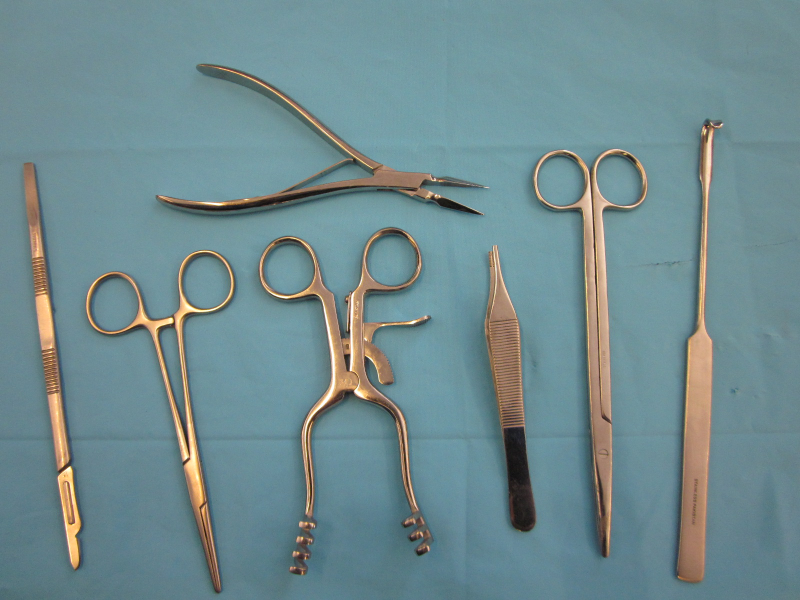
#> input picture dataset/10.JPG, 1600 x 1200 px, given in place of 19.JPG, which was not available (shown at 1/2 size)
$ python instrument_detection.py   (Python 2 division)   (older library calls are emulated)
#> lines starting #> are read from the running program, lines starting #| are printed output that depends on the picture; after the words box and inside, x2 and y2 are one past the last pixel; in counts of white or black regions, pixels touching at a corner belong together; pictures that were not available may be replaced by others from this repository, and a replacement may not be noted
from color_thresholding import color_thresh
import numpy as np
from numpy.matlib import repmat
import cv2 as cv
import os
from sklearn.metrics.pairwise import pairwise_distances
from random import shuffle

### Initializing the variables.
dataset_path = './/dataset'
thresh_out_file = 'color_instrument_thresh.npz'
feature_type = 'hu' # 'hu'
num_train_examples = 15
inst_names = {1: 'Retractor', 2: 'Scissors', 3: 'Hemostat', 4: 'Hook', 5: 'Scalpel', 6: 'Gripper', 7: 'Forceps'}
num_instrs = 7
num_hu_moments = 7
binary_thresh = 100
train_flag = True
test_flag = True


### Reading the files
label_file = open(os.path.join(dataset_path, 'labels.txt'),'r')
#> (reads dataset/labels.txt from the repository)
original_label_lines = label_file.readlines()

## Perform K - Fold
label_lines = original_label_lines[:]
shuffle(label_lines)
train_label_lines = label_lines[:num_train_examples]
test_label_lines = label_lines[num_train_examples:]
print train_label_lines
print test_label_lines

## Color Thresholding - Already Done
# color_thresh(os.path.join(dataset_path, train_label_lines[0].split(' ')[0]), thresh_out_file)

## Opening the saved color thresholding files
npzfiles = np.load(thresh_out_file)
#> (reads color_instrument_thresh.npz from the repository)
th_min = npzfiles['th_min']
th_max = npzfiles['th_max']

def train(result_filename, train_label_lines):
#> called with result_filename = 'result.npz'
    avg_features = np.zeros((num_instrs, num_hu_moments))

    # Obtaining the labels
    label_lines = train_label_lines

    for label_line in label_lines:
        print label_line
        words = label_line.split(' ')
        in_file = words[0]
        labels = [int(word) for word in words[1:]]

        frame = cv.imread(os.path.join(dataset_path,in_file))
#> frame is the input picture: shape (1200, 1600, 3); mean B, G, R 143.2, 138.9, 111.8

        mask = cv.inRange(frame, th_min, th_max)
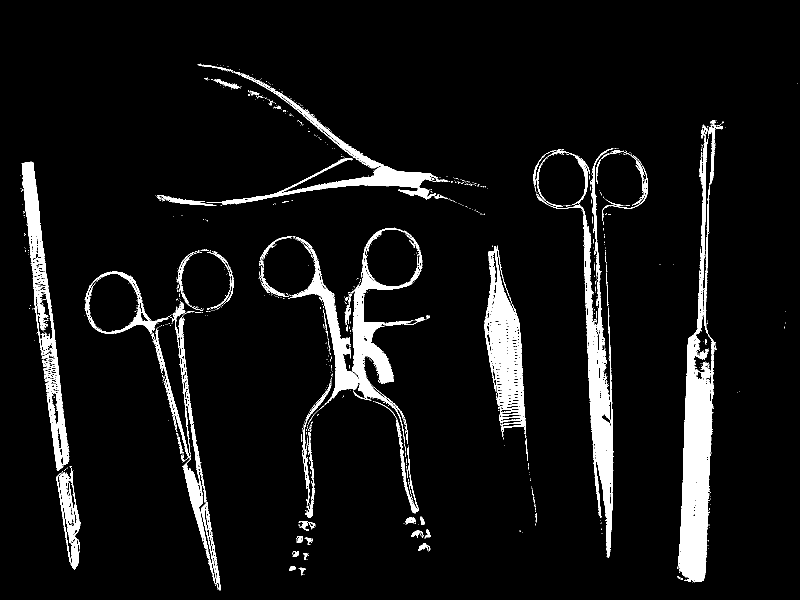
#> mask: shape (1200, 1600) (shown at 1/2 size); 6.7% white; 991 white regions (893 under 20 px), largest, box (x1, y1, x2, y2) and area: (1356, 249, 1434, 1165) 26457, (576, 456, 845, 883) 17962, (1073, 297, 1227, 1116) 16454
        output = cv.bitwise_and(frame, frame, mask=mask)
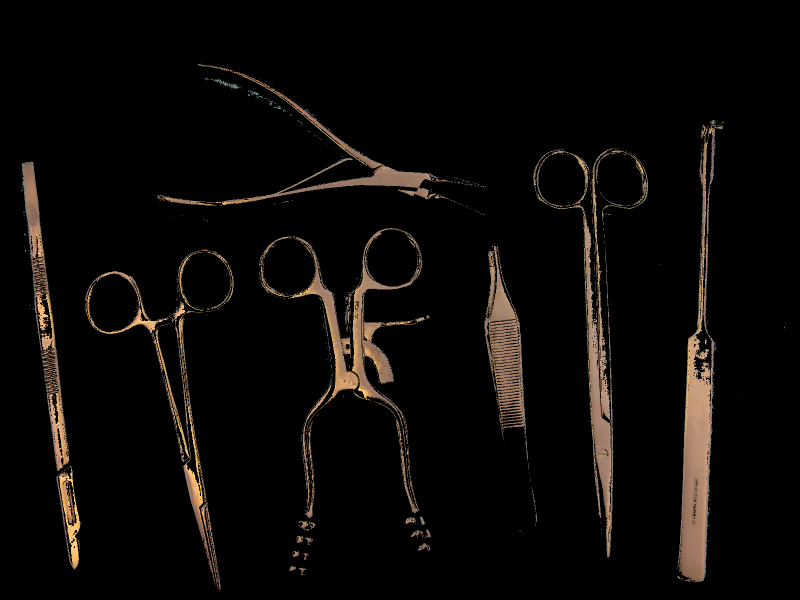
#> output: shape (1200, 1600, 3) (shown at 1/2 size); mean B, G, R 7.1, 9, 11.3
        gray_img = cv.cvtColor(output, cv.COLOR_BGR2GRAY)
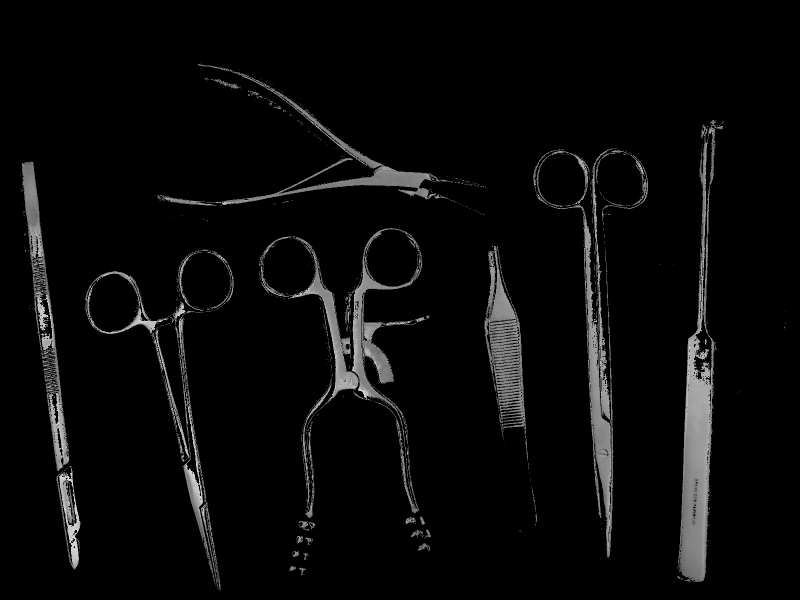
#> gray_img: shape (1200, 1600) (shown at 1/2 size); min 0, max 231, mean 9.5

        _, thresh_img = cv.threshold(gray_img,binary_thresh,255,cv.THRESH_BINARY)
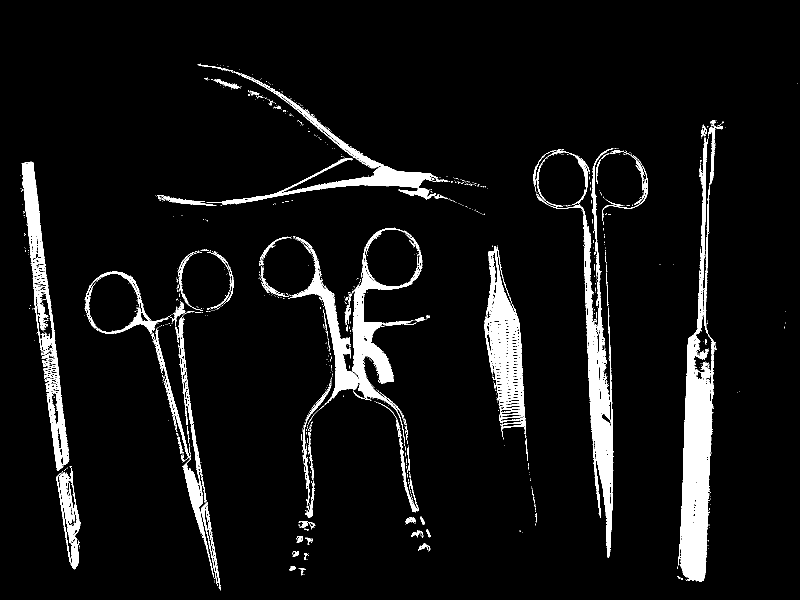
#> thresh_img: shape (1200, 1600) (shown at 1/2 size); 6.5% white; 1081 white regions (980 under 20 px), largest, box (x1, y1, x2, y2) and area: (1356, 276, 1434, 1164) 25970, (576, 456, 845, 883) 17504, (1073, 297, 1227, 1116) 16206

        temp = np.copy(thresh_img)
        temp = cv.morphologyEx(temp, cv.MORPH_CLOSE, np.ones((5,5)), iterations = 3)
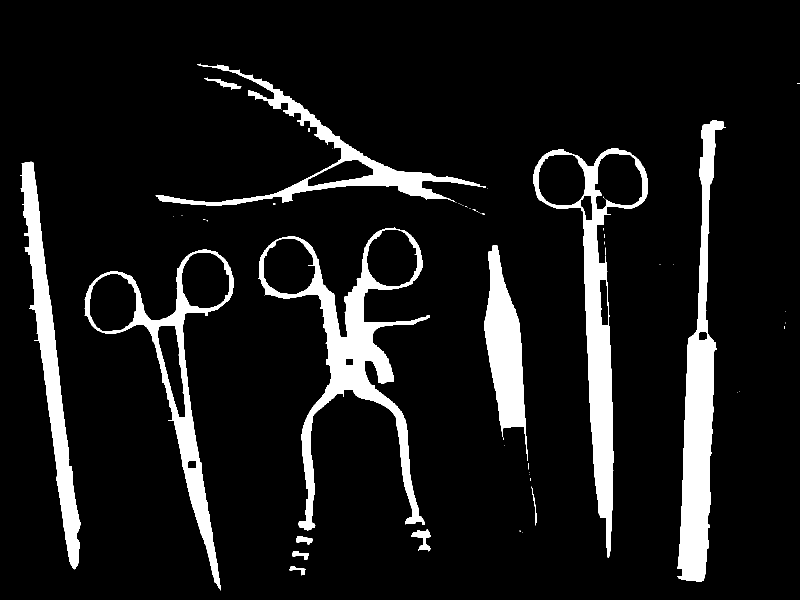
#> temp: shape (1200, 1600) (shown at 1/2 size); 9.6% white; 62 white regions (48 under 20 px)

        ## Contour extraction
        cont_img, contours, hierarchy = cv.findContours(temp, cv.RETR_TREE, cv.CHAIN_APPROX_SIMPLE)
#> contours = 75 contours, 49 with area under 20; largest, box (x1, y1, x2, y2) and area: (516, 454, 860, 1061) 52506, (1066, 297, 1296, 1116) 47697, (169, 499, 468, 1181) 43040, (1355, 240, 1452, 1164) 33808, (40, 323, 161, 1139) 22660

        area_list = np.array([cv.contourArea(cnt) for cnt in contours])
#> area_list = 75 values, max 52505.5 at index 31, min 0 at index 3, mean 4059.3
        peri_list = np.array([cv.arcLength(cnt,True) for cnt in contours])
#> peri_list = 75 values, max 3447.7 at index 31, min 0 at index 3, mean 267.7
        arg_list = np.argsort(peri_list+area_list)
#> arg_list = 75 values, max 74 at index 60, min 0 at index 50, mean 37

        frame_copy = frame.copy()

        features = [[] for _ in range(num_instrs)]
#> features = [[], [], [], [], [], [], []]

        for idx in range(-1,-1*num_instrs-1,-1):
            cnt = contours[arg_list[idx]]

            ################ Display ################
            ## Draw raw contours
            # cv.drawContours(frame_copy, [cnt], 0, (0,255,0), 5)
            #####
            ### Draw rotated rectangle
            rect = cv.minAreaRect(cnt)
            box = cv.boxPoints(rect)
            box = np.int0(box)
            cv.drawContours(frame_copy,[box], 0, (0,255,0), 5)
            cv.putText(frame_copy,inst_names[labels[abs(idx)-1]],(int(rect[0][0]),int(rect[0][1])), cv.FONT_HERSHEY_SIMPLEX, 2,(255,255,255),2,cv.LINE_AA)
            #########
            ## Showing the image
            cv.imshow(in_file, frame_copy)
            if cv.waitKey(1) & 0xFF == ord('q'):
                cv.destroyAllWindows()
                return;

            # Computing the features
            if feature_type == 'hu':
                Moments = cv.moments(cnt)
                huMoments = cv.HuMoments(Moments).flatten()
                print huMoments
                # feature_vec = [value for key, value in Moments.items() if key[0]=='n']
                feature_vec = huMoments
            elif feature_type == 'surf':
                #### Obtaining the rotated image #####
                img = frame_copy.copy()
                angle = rect[2]
                rows,cols = img.shape[0], img.shape[1]
                M = cv.getRotationMatrix2D((cols/2,rows/2),angle,1)
                img_rot = cv.warpAffine(img,M,(cols,rows))
                # rotate bounding box
                rect0 = (rect[0], rect[1], 0.0)
                box = cv.boxPoints(rect)
                pts = np.int0(cv.transform(np.array([box]), M))[0]
                pts[pts < 0] = 0
                # crop
                img_crop = img_rot[pts[1][1]:pts[0][1],pts[1][0]:pts[2][0]]
                #########
                surf = cv.xfeatures2d.SURF_create(400)
                kp, des = surf.detectAndCompute(img_crop,None)
                print des.shape()
                feature_vec = np.mean(des,axis=0)
                cv.imshow('Cropped Image', img_crop)
                cv.waitKey(0)


            features[labels[abs(idx)-1]-1] = feature_vec
#> this loop made 1 pass; (key q is pressed on pass 1)
#> rect on pass 1: ((710.1, 760.8), (329.9, 606.5), -7.7)
#> pass 1, in train, `cv.imshow(in_file, frame_copy)`:
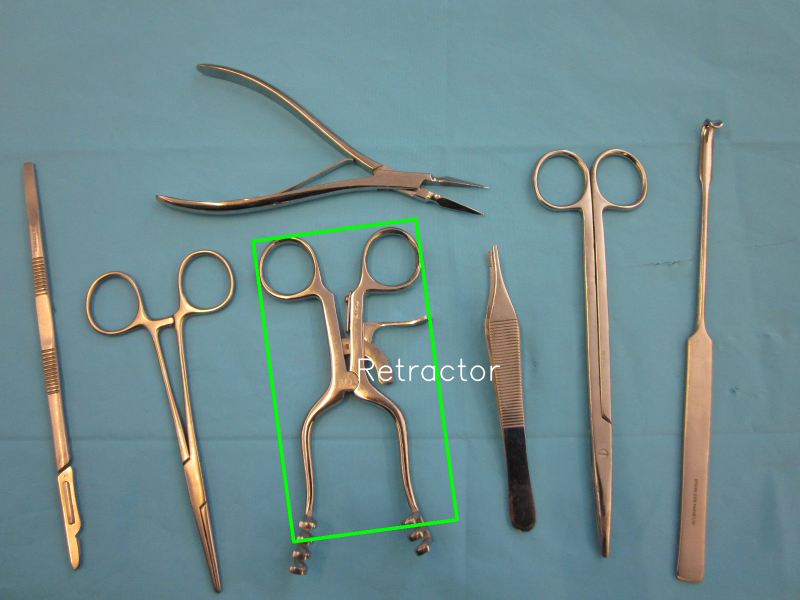
#> window '19.JPG': shape (1200, 1600, 3) (shown at 1/2 size); mean B, G, R 142.4, 139.8, 111.2


        avg_features = avg_features + np.array(features)

        if cv.waitKey(1) & 0xFF == ord('q'):
            cv.destroyAllWindows()
            return;
        cv.destroyAllWindows()

    avg_features = avg_features / float(len(train_label_lines))
    np.savez(result_filename, avg_features=avg_features)
    print avg_features

def test(result_filename, test_image_path):
#> (the run stopped early here; a loop or call above may not have finished)
